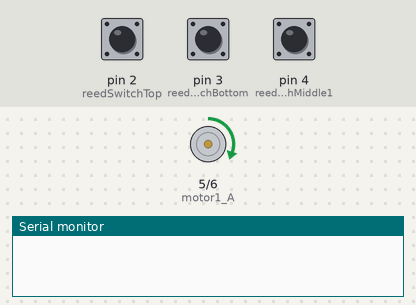
The sketch below on a simulated Arduino Uno, built with avr-gcc and run on an emulated ATmega328P. On the bench: motor-driver pin pairs drawn as motors (green arrow = first pin HIGH = forward, orange = second pin HIGH = backward, longer = more drive), the last lines printed to the serial monitor. Inputs (shaded band) come from the test bench; at power-on: pin 2 (reedSwitchTop) HIGH, pin 3 (reedSwitchBottom) HIGH, pin 4 (reedSwitchMiddle1) HIGH.

Above: at 1.25 s.
1.3 s: pin 2 (reedSwitchTop) pulled LOW for 0.15 s
4.3 s: pin 3 (reedSwitchBottom) pulled LOW for 3.2 s
At 5.2 s:
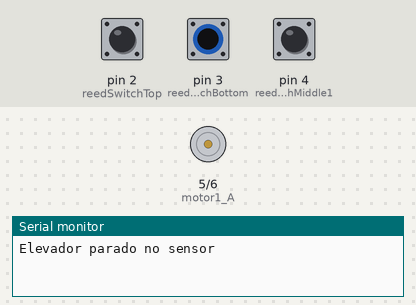
9.0 s: pin 2 (reedSwitchTop) pulled LOW for 3.2 s
At 10.1 s:
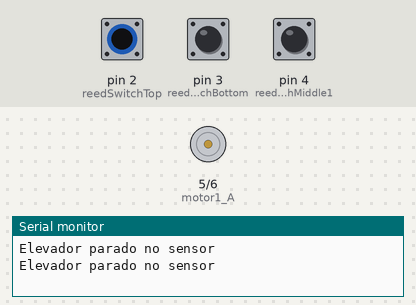
13.7 s: pin 4 (reedSwitchMiddle1) pulled LOW for 3.2 s
21.4 s: pin 3 (reedSwitchBottom) pulled LOW for 0.15 s
27.5 s: pin 4 (reedSwitchMiddle1) pulled LOW for 0.15 s
At 34.77 s:
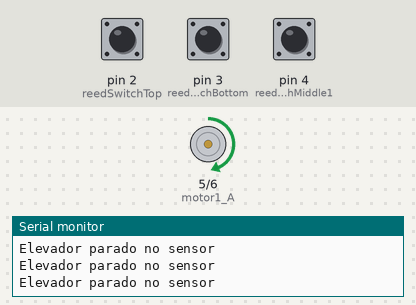
Timing chart, 0 to 35.8 s (numbered marks = the images above; inputs shaded):
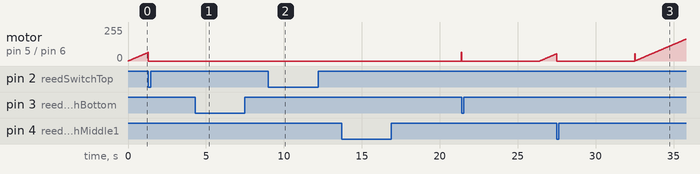

Measured:
- after the input at 4.3 s, motor on pin 5 (motor1_A) / pin 6 (motor1_B): stops changing and stays stopped
- after the input at 9.0 s, motor on pin 5 (motor1_A) / pin 6 (motor1_B): stops changing and stays stopped

The sketch:

elevador-aula0.ino
```cpp
const byte motor1_A = 5;
const byte motor1_B = 6;
const byte reedSwitchTop = 2; // Pino do sensor reed switch do topo
const byte reedSwitchBottom = 3; // Pino do sensor reed switch da base
const byte reedSwitchMiddle1 = 4; // Pino do sensor reed switch intermediário 1

void setup() {
  pinMode(motor1_A, OUTPUT);
  pinMode(motor1_B, OUTPUT);
  pinMode(reedSwitchTop, INPUT_PULLUP);
  pinMode(reedSwitchBottom, INPUT_PULLUP);
  pinMode(reedSwitchMiddle1, INPUT_PULLUP);

  digitalWrite(motor1_A, LOW);
  digitalWrite(motor1_B, LOW);
  Serial.begin(9600);
}

void loop() {
  acc(0);
  delay(2000);
  des(0);
  delay(2000);
}

void acc(byte sentido) {
  byte pin = 0;
  if (sentido == 0) {
    pin = motor1_A;
    digitalWrite(motor1_B, LOW);
  } else {
    pin = motor1_B;
    digitalWrite(motor1_A, LOW);
  }
  for (byte i = 0; i < 255; i++) {
    analogWrite(pin, i);
    delay(20);
    checkSensors();
  }
}

void des(byte sentido) {
  byte pin = 0;
  if (sentido == 0) {
    pin = motor1_A;
    digitalWrite(motor1_A, LOW);
  } else {
    pin = motor1_B;
    digitalWrite(motor1_A, LOW);
  }
  for (byte i = 255; i > 0; i--) {
    analogWrite(pin, i);
    delay(20);
    checkSensors();
  }
}

void checkSensors() {
  bool topSwitchState = digitalRead(reedSwitchTop);
  bool bottomSwitchState = digitalRead(reedSwitchBottom);
  bool middle1SwitchState = digitalRead(reedSwitchMiddle1);

  if (topSwitchState == LOW || bottomSwitchState == LOW || middle1SwitchState == LOW) {
    stopMotor();
    Serial.println("Elevador parado no sensor");
    delay(5000); // Espera 5 segundos
    acc(0); // Continua a se movimentar
  }
}

void stopMotor() {
  digitalWrite(motor1_A, LOW);
  digitalWrite(motor1_B, LOW);
}
```
